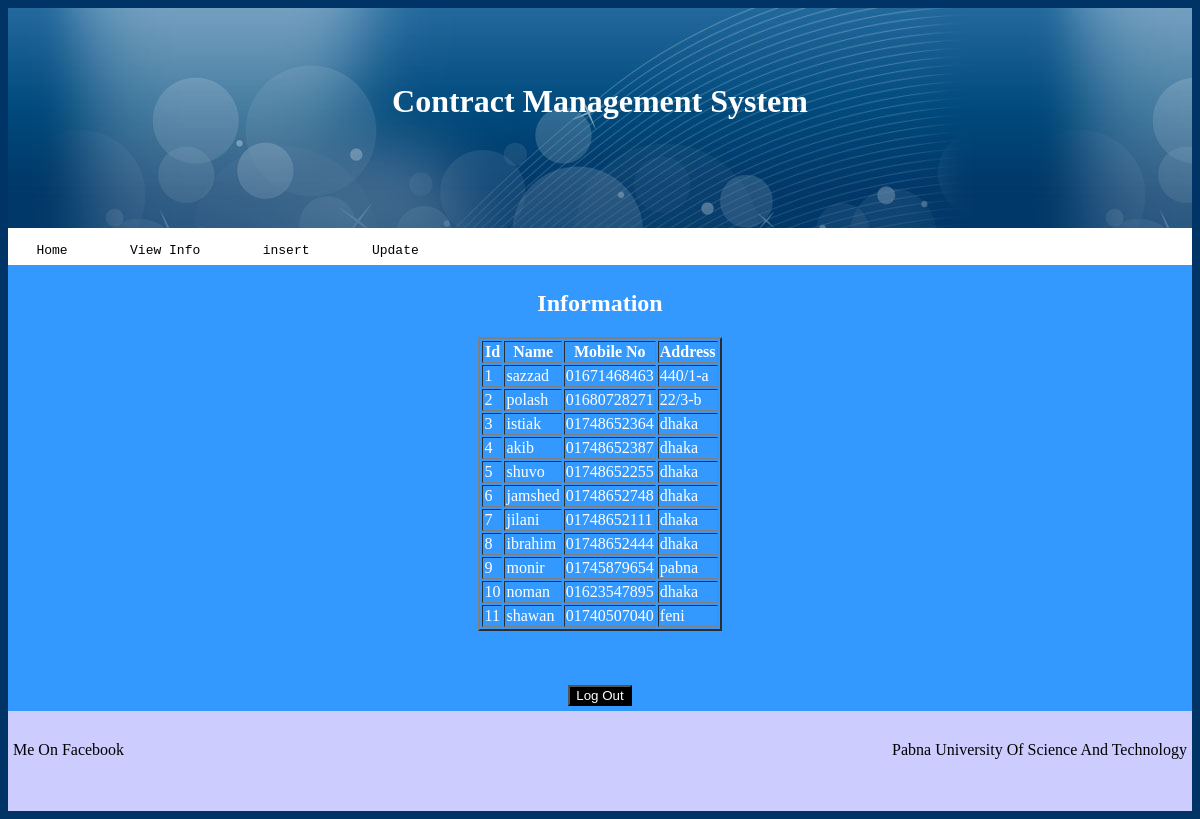
The page /view.php on the database its author committed.
### tables this page shows
CREATE TABLE IF NOT EXISTS `info` (
`id` int(15) NOT NULL,
  `name` varchar(25) NOT NULL,
  `number` varchar(13) NOT NULL,
  `address` varchar(40) NOT NULL
);

### view.php (the view, shortened to what this page needs)
<head>
<link rel="stylesheet" type="text/css" href="mystyle.css" />
</head>
<body bgcolor="#003366" text="#FFFFFF">
<div class="header">
<h1 align="center">Contract Management System</h1>
</div>
<div class="link">
<pre>   <a href="contact.php">Home</a>        <a href="view.php">View Info</a>        <a href="insert.php">insert</a>        <a href="update.php">Update</a></pre>
</div>
<div class="middle">
<?php
$result = mysql_query("SELECT * FROM info"); ?>
<p align="center">
<h2 align="center">Information</h2>
<table align="center" border="2">
<tr>
<th>Id</th>
<th>Name</th>
<th>Mobile No</th>
<th>Address</th>
</tr>
<?php
while($row = mysql_fetch_array($result))
  {
  echo "<tr><td>{$row['id']}</td><td>{$row['name']}</td><td>{$row['number']}</td><td>{$row['address']}</td></tr>\n";
  }
?>
</table>
</p>
</br></br></br><button type="button" onclick="location.href='login.php';">Log Out</button>
</div>
<div class="footer">
<div class="fb">
<a href="https://www.facebook.com/Death.Bugle" target="_blank">Me On Facebook</a>
</div>
<div class="univ">
<a href="http://www.pust.ac.bd" target="_blank">Pabna University Of Science And Technology</a>
</div>
</div>
</body>
</html>

### mystyle.css (style rules this page uses)
div.header { background:url(b.jpg); height:220px; }
div.link { float:middle; padding-top:2px; background:#FFFFFF; color:#000000; height:30; padding-left:5px; padding-bottom:5px; }
a { color:#000000; text-decoration:none; }
div.middle { background:#3399FF; padding:5px; text-align:center; }
div.footer { background:#CCCCFF; height:100px; }
div.fb { float:left; padding-left:5px; padding-top:30px; }
div.univ { float:right; padding-right:5px; padding-top:30px; }
table { float:top; vertical-align:middle; }
p { margin:0; }
button { background:#000000; color:#FFFFFF; }

### rows shown on the page
info: id "1", name "sazzad", number "01671468463", address "440/1-a"
info: id "2", name "polash", number "01680728271", address "22/3-b"
info: id "3", name "istiak", number "01748652364", address "dhaka"
info: id "4", name "akib", number "01748652387", address "dhaka"
info: id "5", name "shuvo", number "01748652255", address "dhaka"
info: id "6", name "jamshed", number "01748652748", address "dhaka"
info: id "7", name "jilani", number "01748652111", address "dhaka"
info: id "8", name "ibrahim", number "01748652444", address "dhaka"
info: id "9", name "monir", number "01745879654", address "pabna"
info: id "10", name "noman", number "01623547895", address "dhaka"
info: id "11", name "shawan", number "01740507040", address "feni"
